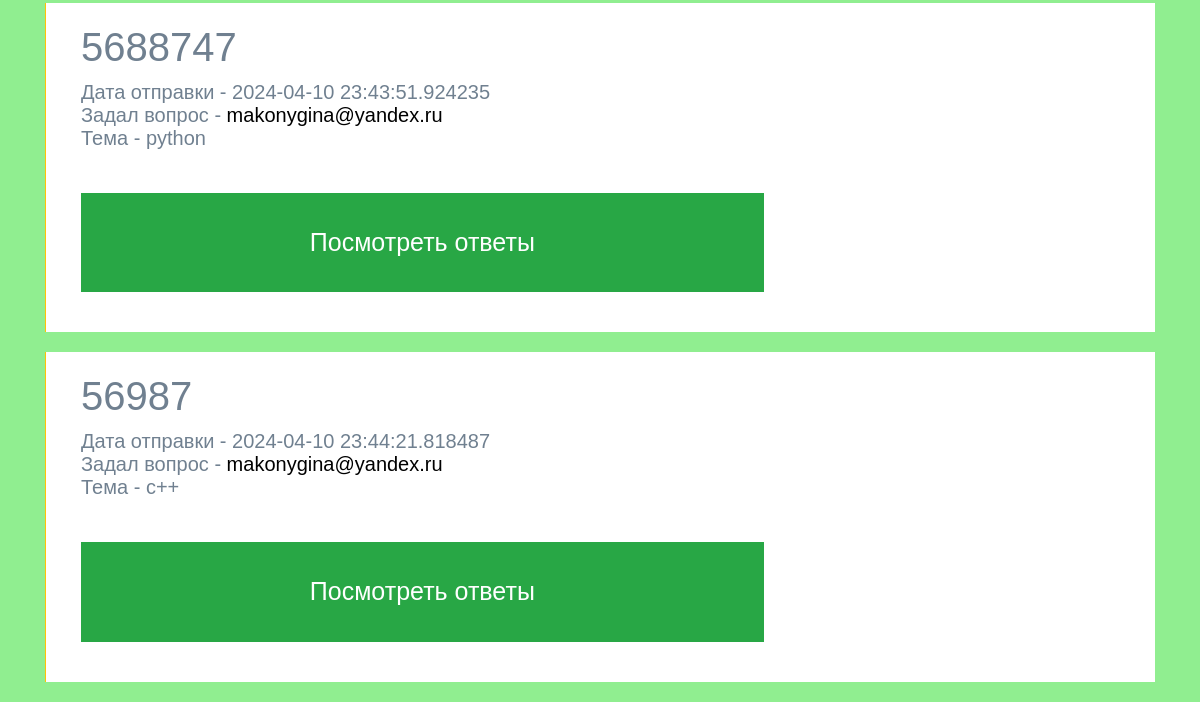
Before: / (lower part) with the older database file.
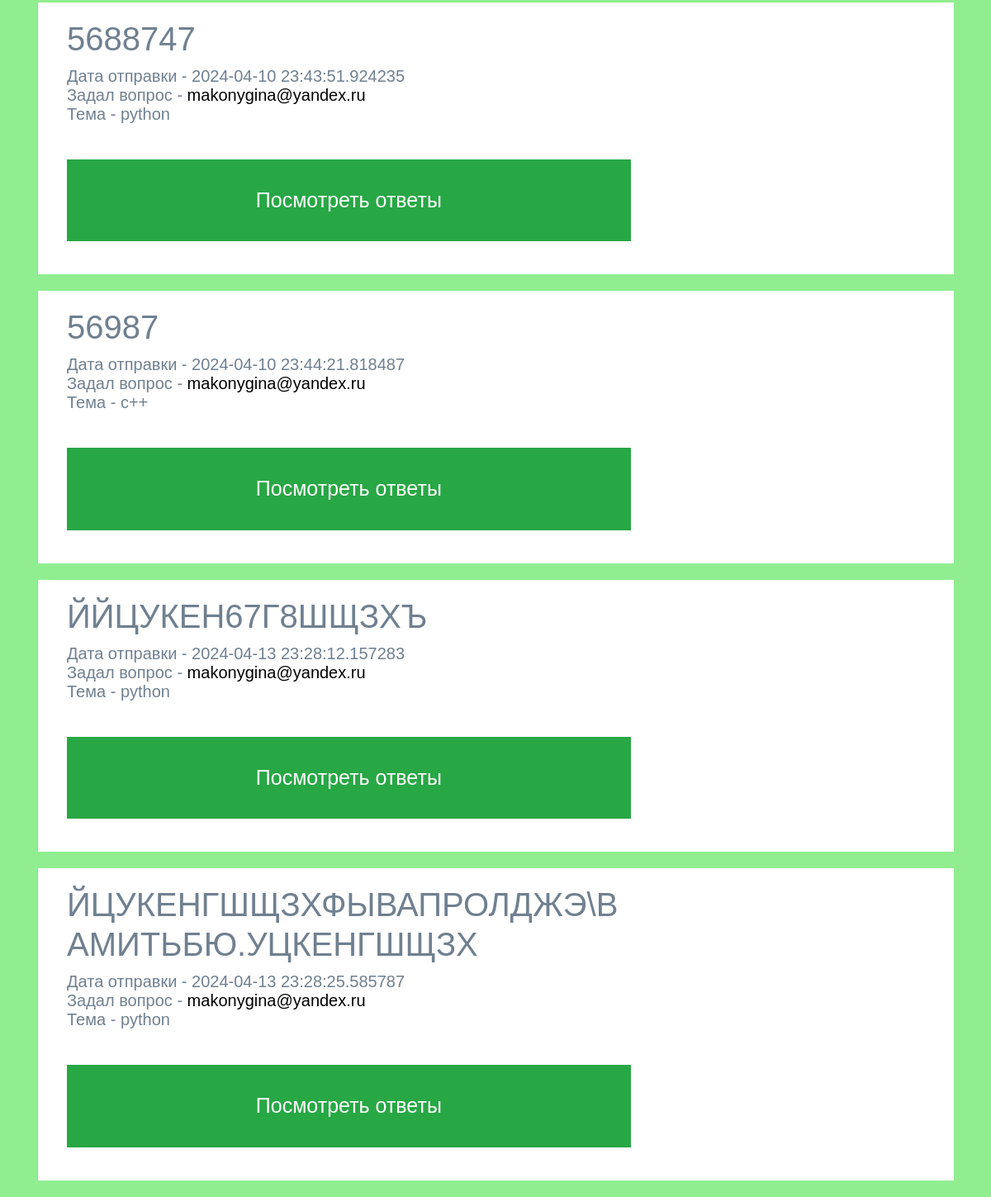
After: the same page with the newer database file.
### data/questions.py (models this page shows)
class Questions(SqlAlchemyBase):
    __tablename__ = 'questions'
    id = sqlalchemy.Column(sqlalchemy.Integer,
                           primary_key=True, autoincrement=True)
    title = sqlalchemy.Column(sqlalchemy.String, nullable=True)
    content = sqlalchemy.Column(sqlalchemy.String, nullable=True)
    created_date = sqlalchemy.Column(sqlalchemy.DateTime,
                                     default=datetime.datetime.now)
    is_private = sqlalchemy.Column(sqlalchemy.Boolean, default=True)
    type_id = sqlalchemy.Column(sqlalchemy.String, nullable=True)
    user_id = sqlalchemy.Column(sqlalchemy.Integer,
                                sqlalchemy.ForeignKey("users.id"))
    user = orm.relationship('User')
    answers = orm.relationship("Answers", back_populates='questions')
    @property
    def type_name(self):
        return QuestionType.types_list.get(int(self.type_id))

### data/users.py (models this page shows, shortened)
class User(SqlAlchemyBase, UserMixin):
    __tablename__ = 'users'
    id = sqlalchemy.Column(sqlalchemy.Integer,
                           primary_key=True, autoincrement=True)
    name = sqlalchemy.Column(sqlalchemy.String, nullable=True)
    about = sqlalchemy.Column(sqlalchemy.String, nullable=True)
    email = sqlalchemy.Column(sqlalchemy.String,
                              index=True, unique=True, nullable=True)
    hashed_password = sqlalchemy.Column(sqlalchemy.String, nullable=True)
    created_date = sqlalchemy.Column(sqlalchemy.DateTime,
                                     default=datetime.datetime.now)
    questions = orm.relationship("Questions", back_populates='user')
    answers = orm.relationship("Answers", back_populates='user')

### programm.py (the view)
@app.route('/')
def index():
    db_sess = db_session.create_session()
    if current_user.is_authenticated:
        questions = db_sess.query(Questions).filter(
            (Questions.user == current_user) | (Questions.is_private != True))
    else:
        questions = db_sess.query(Questions).filter(Questions.is_private != True)
    return render_template("index.html", questions=questions)

### data/db_session.py (called while the page is built)
def create_session() -> Session:
    global __factory
    return __factory()

### programm.py (called while the page is built)
@app.context_processor
def base():
    form = SearchForm()
    return dict(form=form)

### templates/index.html (shortened to what this page needs)
{% extends "base.html" %}
{% block content %}
<link rel="stylesheet" href="{{ url_for('static', filename='css/c.css') }}">
{% for item in questions%}
<div class="card row-hover pos-relative py-3 px-3 mb-3 border-warning border-top-0 border-right-0 border-bottom-0 rounded-0">
    <div class="col-md-8 mb-3 mb-sm-0">
        <h2>
            {{item.title}}
        </h2>
        <p class="text-sm"><span class="op-6">Дата отправки - </span>{{item.created_date}}<br/><span class="op-6">Задал вопрос - </span>
            <a class="text-black" href="/other_profile/{{item.user.id}}">{{item.user.name}}</a><br/><span class="op-6">Тема - </span>
            {{item.type_name}}</p><br/>
        <div class="text-sm op-5">
            <a class="btn btn-lg btn-block btn-success rounded-0 py-4 mb-3 bg-op-6 roboto-bold" href="/solutions/{{item.id}}" class="btn btn-warning">Посмотреть ответы</a>
            </div>
    </div>
</div>
{% endfor %}
{% endblock %}

### templates/base.html (shortened to what this page needs)
<!doctype html>
<html lang="en">
<head>
    <link rel="stylesheet"
          href="https://stackpath.bootstrapcdn.com/bootstrap/4.4.1/css/bootstrap.min.css"
>
    <link rel="stylesheet" href="{{ url_for('static', filename='css/c.css') }}">
</head>
<body>
<br/>
<br/>
<br/>
<main role="main" class="container">
    {% block content %}{% endblock %}
</main>
</body>
</html>

### static/css/c.css (style rules this page uses)
body { background:#eee; color: #708090; }
a { text-decoration:none; }
.text-black, .text-hover-black:hover { color: #000 !important; }
* { line-height: 2.5; font: 20px Stem-Regular,arial, sans-serif; }
body { background-color: #90EE90; }

Changed rows visible on the page:
added Questions: title "ЙЙЦУКЕН67Г8ШЩЗХЪ", created_date "2024-04-13 23:28:12.157283", user.name "makonygina@yandex.ru", type_name "python"
added Questions: title "ЙЦУКЕНГШЩЗХФЫВАПРОЛДЖЭ\\ВАМИТЬБЮ.УЦКЕНГШЩЗХ", created_date "2024-04-13 23:28:25.585787", user.name "makonygina@yandex.ru", type_name "python"
